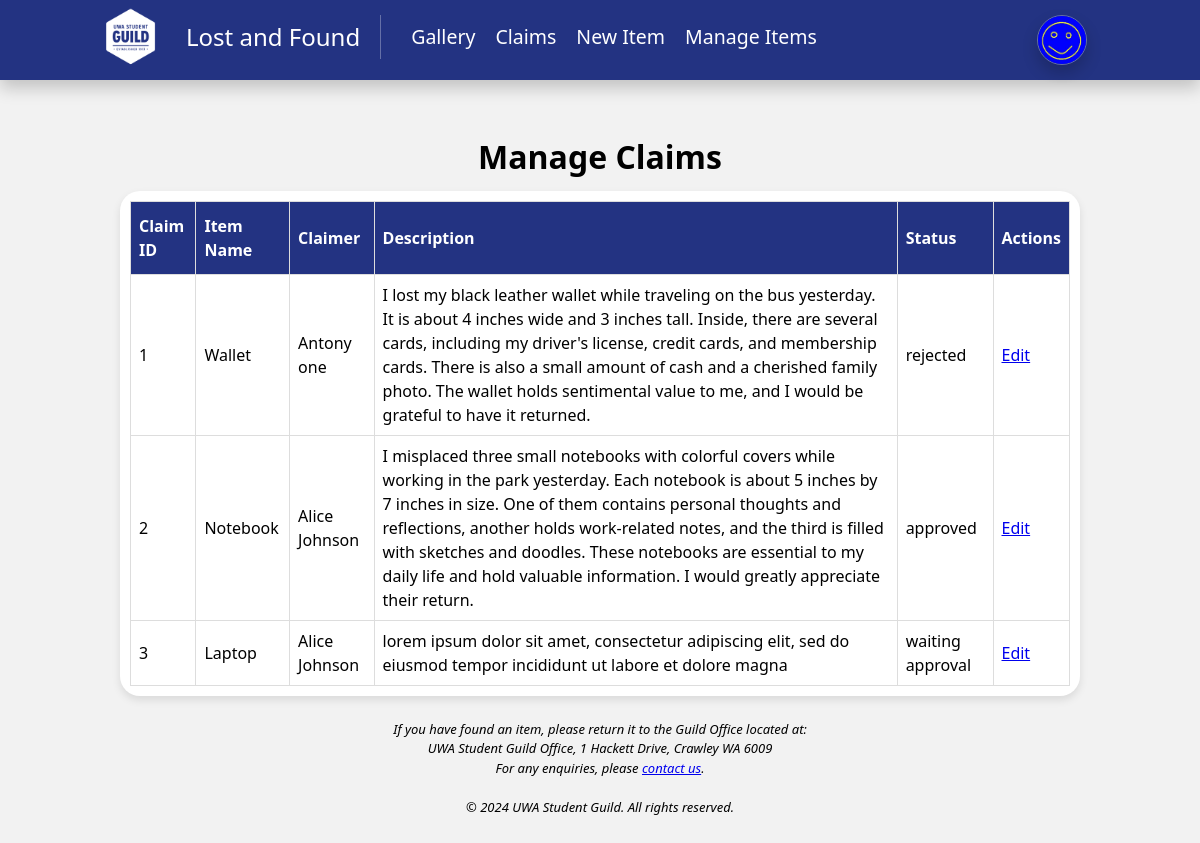
Page /admin/claims (signed in) on the earlier database version.
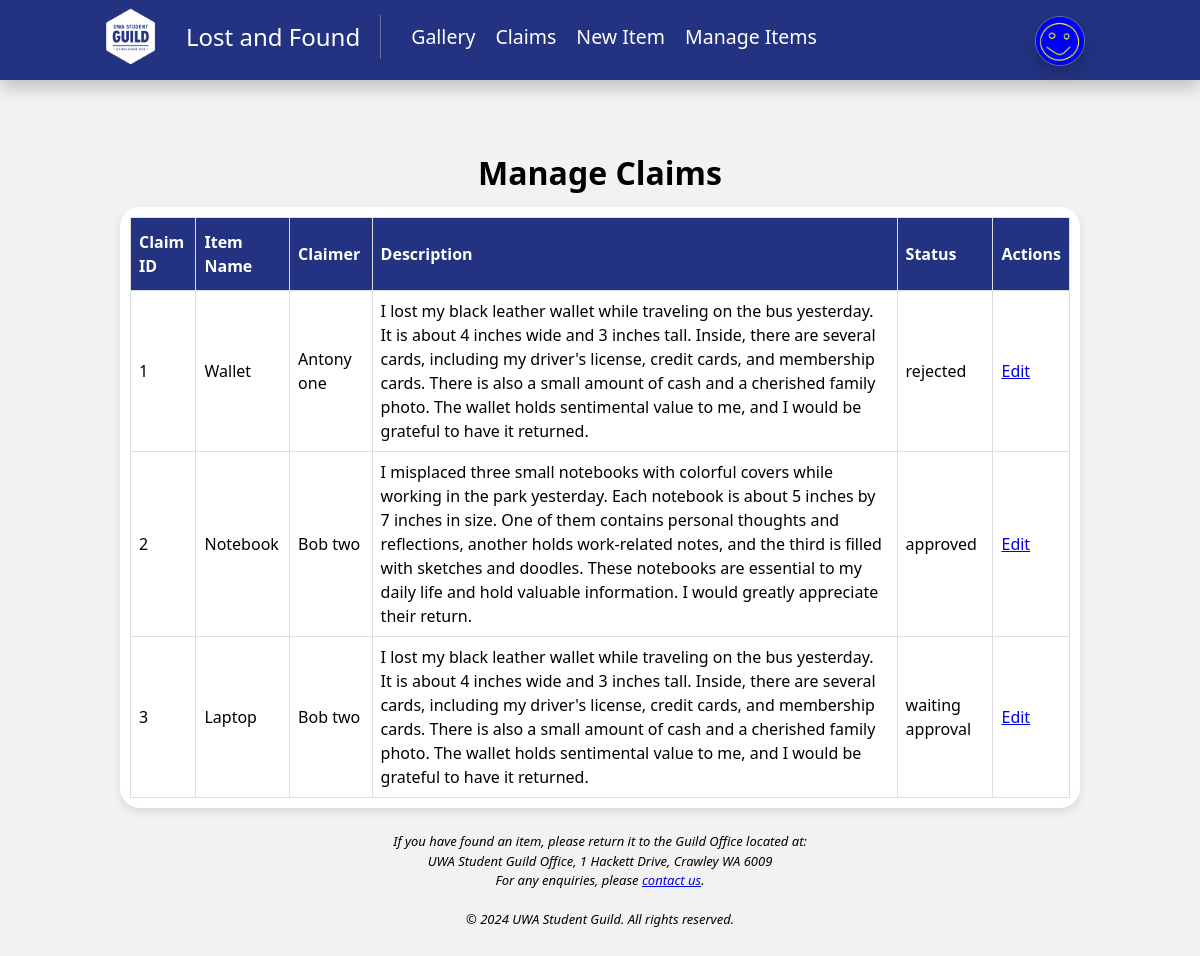
Same page on the later database version.
### app/models.py (models this page shows, shortened)
class Claim(db.Model):
    id = db.Column(db.Integer, primary_key=True)
    claimer_description = db.Column(db.String(512))
    evidence_photo_paths = db.Column(db.String(512))
    admin_response = db.Column(db.String(512))
    status = db.Column(db.String(128), default="waiting_approval")
    created_at = db.Column(db.DateTime, default=datetime.now)
    updated_at = db.Column(db.DateTime, default=datetime.now(), onupdate=datetime.now)
    item_id = db.Column(db.Integer, db.ForeignKey('lost_item.id'))
    admin_id = db.Column(db.Integer, db.ForeignKey('user.id'))
    claimer_id = db.Column(db.Integer, db.ForeignKey('user.id'))

class User(UserMixin, db.Model):
    id = db.Column(db.Integer, primary_key=True)
    email = db.Column(db.String(120), index=True, unique=True)
    password_hash = db.Column(db.String(128))
    previlage = db.Column(db.String(128))
    first_name = db.Column(db.String(128))
    last_name = db.Column(db.String(128))
    photo_path = db.Column(db.String(128), default="sample_profile_photo.jpg")
    created_at = db.Column(db.DateTime, default=datetime.now)
    updated_at = db.Column(db.DateTime, default=datetime.now, onupdate=datetime.now)

class LostItem(db.Model):
    id = db.Column(db.Integer, primary_key=True)
    name = db.Column(db.String(128))
    description = db.Column(db.String(512))
    tags = db.Column(db.String(128))
    photo_paths = db.Column(db.String(128))
    status = db.Column(db.String(128), default="unclaimed")
    created_at = db.Column(db.DateTime, default=datetime.now)
    updated_at = db.Column(db.DateTime, default=datetime.now, onupdate=datetime.now)
    admin_id = db.Column(db.Integer, db.ForeignKey('user.id'))

### app/routes.py (the view)
@app.route('/admin/claims')
@login_required
def admin_claims():
    if not current_user.previlage == 'admin':
        return redirect(url_for('index'))
    claims = db.session.query(Claim, User, LostItem).join(User, User.id == Claim.claimer_id).join(LostItem, LostItem.id == Claim.item_id).all()
    return render_template('admin/claims.html', claims=claims)

### app/models.py (called while the page is built)
@login.user_loader
def load_user(id):
    return db.session.get(User, int(id))

### app/templates/admin/claims.html (shortened to what this page needs)
{% extends "base.html" %}
{% block header %}
Manage Claims
{% endblock %}
{% block content %}
<table id="table-layout">
    <thead>
        <tr>
            <th>Claim ID</th>
            <th>Item Name</th>
            <th>Claimer</th>
            <th>Description</th>
            <th>Status</th>
            <th>Actions</th>
        </tr>
    </thead>
    <tbody>
        {% for claim, user, item in claims %}
        <tr>
            <td>{{ claim.id }}</td>
            <td>{{ item.name }}</td>
            <td>{{ user.first_name }} {{ user.last_name }}</td>
            <td>{{ claim.claimer_description }}</td>
            <td>{{ claim.status }}</td>
            <td>
                <a href="{{ url_for('edit_claim', claim_id=claim.id) }}">Edit</a>
            </td>
        </tr>
        {% endfor %}
    </tbody>
</table>
{% endblock %}

Differences in the rows shown:
changed Claim "approved": first_name "Alice" → "Bob"; last_name "Johnson" → "two"
changed Claim "waiting approval": first_name "Alice" → "Bob"; last_name "Johnson" → "two"; claimer_description "lorem ipsum dolor sit amet, consectetur adipiscing elit, sed do eiusmod tempor incididunt ut labore et dolore magna" → "I lost my black leather wallet while traveling on the bus yesterday. It is about 4 inches wide and 3 inches tall. Inside, there are several cards, including my driver's license, credit cards, and membership cards. There is also a small amount of cash and a cherished family photo. The wallet holds sentimental value to me, and I would be grateful to have it returned."
